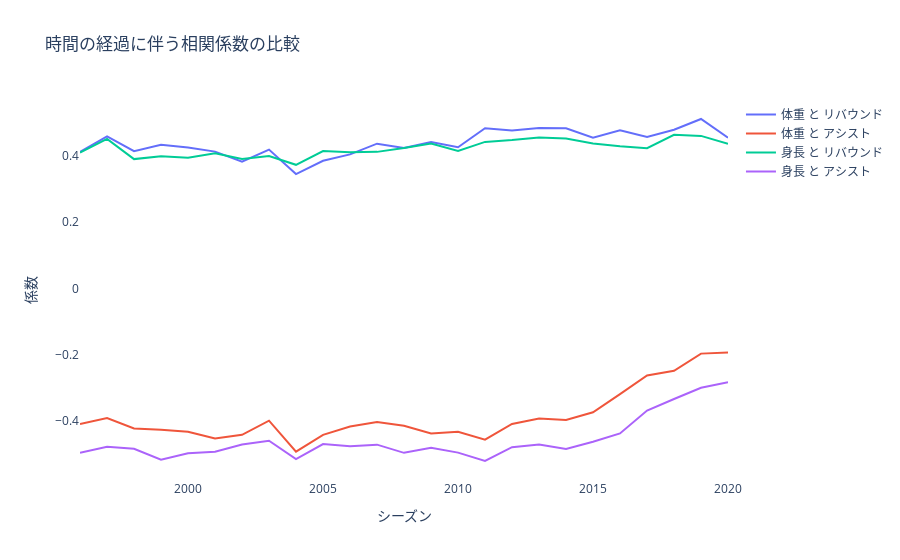

Notebook source saved alongside this figure:
### Code cell
fig = go.Figure()
fig.add_trace(go.Scatter(x=corr_w_r.index, y=corr_w_r.values,
                         mode='lines',name='体重 と リバウンド'))
fig.add_trace(go.Scatter(x=corr_w_a.index, y=corr_w_a.values,
                         mode='lines',name='体重 と アシスト'))
fig.add_trace(go.Scatter(x=corr_h_r.index, y=corr_h_r.values,
                         mode='lines',name='身長 と リバウンド'))
fig.add_trace(go.Scatter(x=corr_h_a.index, y=corr_h_a.values,
                         mode='lines',name='身長 と アシスト'))
fig.update_layout(
    title='時間の経過に伴う相関係数の比較',
    xaxis_title='シーズン',
    yaxis_title='係数',
    plot_bgcolor='rgba(0,0,0,0)')
fig.show()
